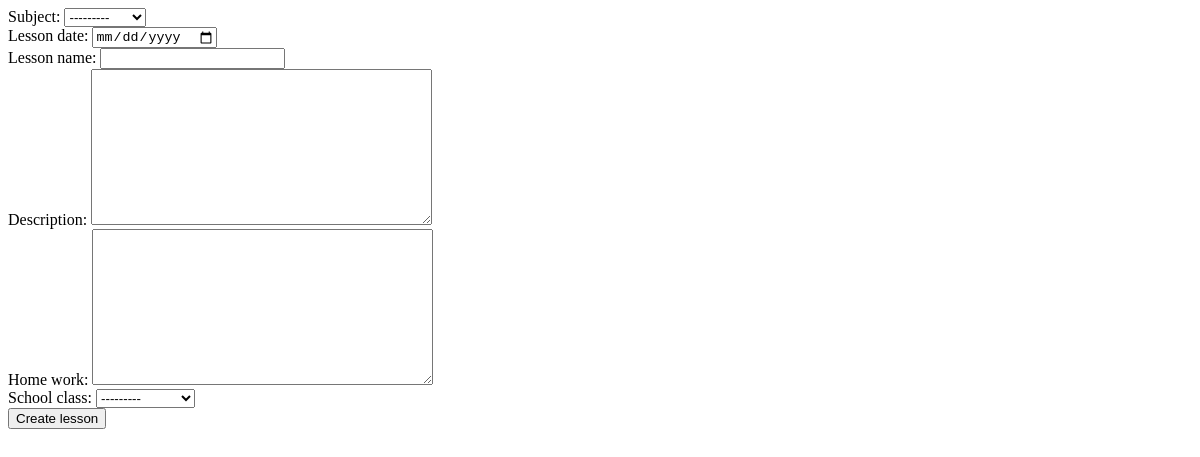
Page /teacher/lessons (signed in) on the earlier database version.
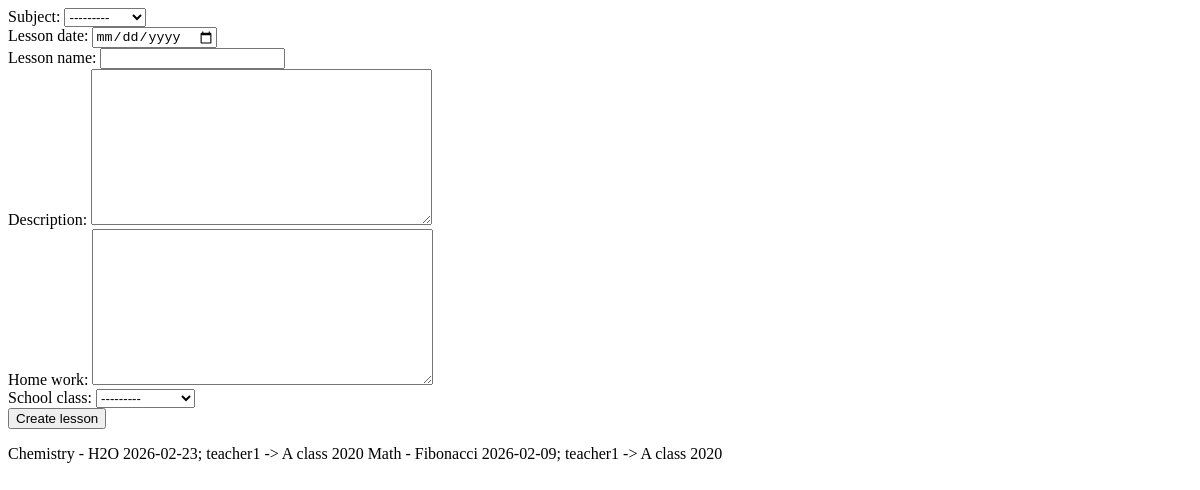
Same page on the later database version.
### common/models.py (models this page shows, shortened)
class Lesson(models.Model):
    subject = models.ForeignKey('Subject', on_delete=models.CASCADE)
    teacher = models.ForeignKey('auth.User', on_delete=models.CASCADE)
    lesson_date = models.DateField()
    lesson_name = models.CharField(max_length=200)
    description = models.TextField()
    home_work = models.TextField()
    school_class = models.ForeignKey('SchoolClass', on_delete=models.CASCADE)
    def __str__(self):
        return f"{self.subject} - {self.lesson_name} {self.lesson_date}; {self.teacher} -> {self.school_class}"

class Subject(models.Model):
    name = models.CharField(max_length=200)
    def __str__(self):
        return self.name

class SchoolClass(models.Model):
    start_year = models.IntegerField()
    letter = models.CharField(max_length=1)
    def __str__(self):
        return f"{self.letter} class {self.start_year}"

### teacher/views.py (the view)
# urls.py: path("lessons", views.teacher_lessons, name='teacher_lessons'),
def teacher_lessons(request):
    if request.method == "POST":
        create_lesson_form = LessonForm(request.POST)
        create_lesson_form.is_valid()
        lesson = Lesson(teacher=request.user, **create_lesson_form.cleaned_data)
        lesson.save()
    create_lesson_form = LessonForm()
    teacher_lessons_data = Lesson.objects.filter(teacher=request.user).all()
    return render(request, 'teacher_lessons.html', context={'form': create_lesson_form, 'teacher_lessons': teacher_lessons_data})

### common/Forms.py
class LessonForm(ModelForm):
    class Meta:
        model = Lesson
        exclude = ['teacher']
        widgets = {
            'lesson_date': DataInput_custom(attrs={'class': 'form-control'})
        }

### templates/teacher_lessons.html (shortened to what this page needs)
<html>
<form action="/teacher/lessons" method="post">
{{ form }}
<input type="submit" value="Create lesson">
</form>
{% for one_lesson in teacher_lessons %}
{{ one_lesson }}
{% endfor %}
</html>

Differences in the rows shown:
added Lesson: subject+lesson_name+lesson_date "Chemistry - H2O 2026-02-23; teacher1 -> A class 2020"
added Lesson: subject+lesson_name+lesson_date "Math - Fibonacci 2026-02-09; teacher1 -> A class 2020"
